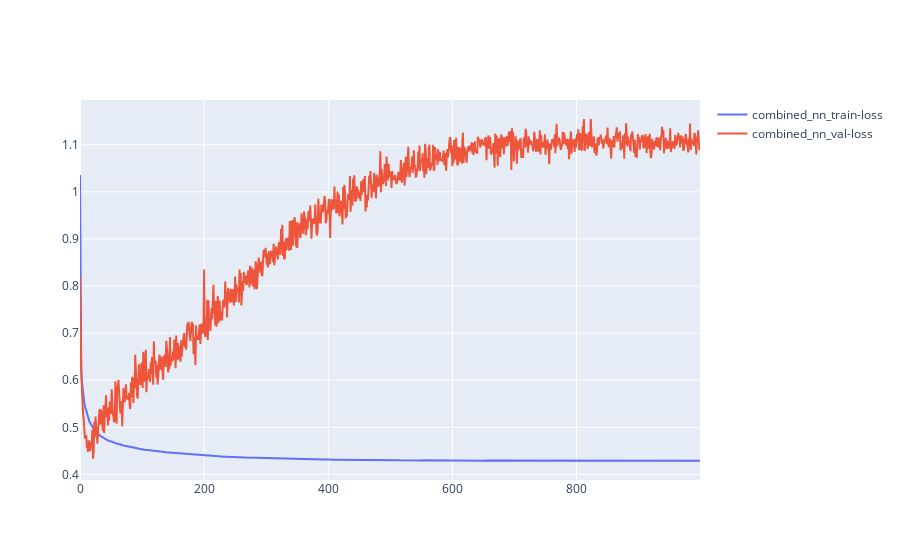

Notebook code cell kept with this figure:
### Code cell
plot_loss([loss], ['combined_nn'])

### Figure 1 — Plotly figure (JSON) as saved in the notebook; plotly's stock layout.template omitted (floating-point values rounded to 4 significant figures; data arrays with more than 128 entries replaced by an {"elided": "..."} marker saying what was removed)
{"data": [{"name": "combined_nn_train-loss", "type": "scatter", "y": {"elided": "1000 float values"}}, {"name": "combined_nn_val-loss", "type": "scatter", "y": {"elided": "1000 float values"}}], "layout": {}}
